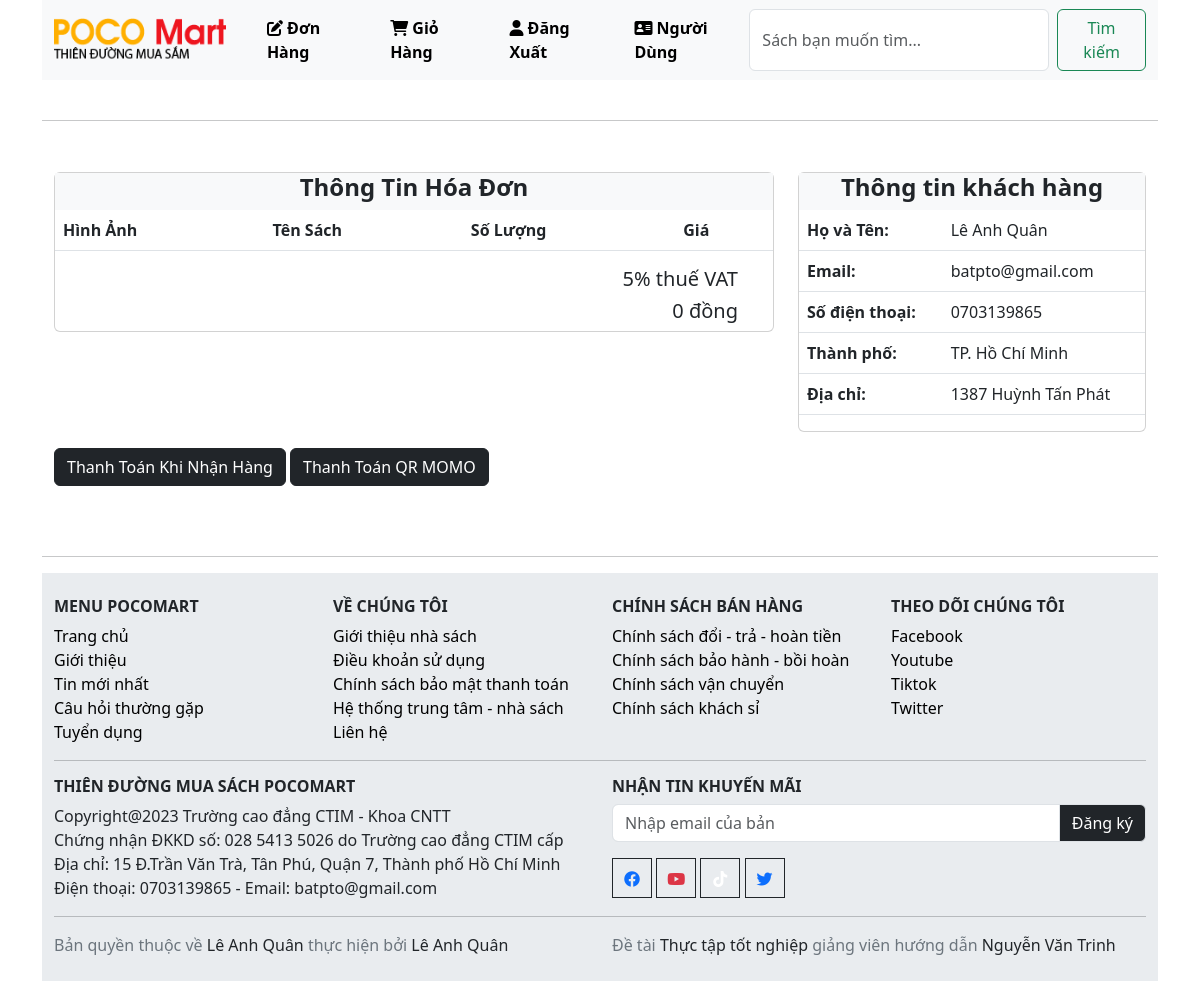
Page /payment.php (signed in) on the committed database.
### tables this page shows
CREATE TABLE `khachhang` (
  `id_khachhang` int(11) UNSIGNED NOT NULL,
  `tenkhachhang` varchar(200) NOT NULL,
  `diachi` varchar(250) NOT NULL,
  `sdt` varchar(30) NOT NULL,
  `thanhpho` varchar(200) NOT NULL,
  `quocgia` varchar(200) NOT NULL,
  `zipcode` varchar(200) NOT NULL,
  `email` varchar(200) NOT NULL,
  `password` varchar(255) NOT NULL
);

### classes/cart.php (called while the page is built, shortened)
<?php
    $filepath = realpath(dirname(__FILE__));
    include_once ($filepath.'/../lib/database.php');
?>
<?php
    class cart
    {
        private $db;
        public function __construct()
        {
            $this->db = new Database();
        }
        public function get_product_cart()
        {
            $sId = session_id();
            $query = "SELECT * FROM phieudh WHERE sId = '$sId'";
            $result = $this->db->select($query);
            return $result;
        }
    }
?>

### lib/database.php (called while the page is built, shortened)
<?php
Class Database{
   public $host   = DB_HOST;
   public $user   = DB_USER;
   public $pass   = DB_PASS;
   public $dbname = DB_NAME;
   public $link;
private function connectDB(){
   $this->link = new mysqli($this->host, $this->user, $this->pass,
    $this->dbname);
 }
public function select($query){
  $result = $this->link->query($query) or
   die($this->link->error.__LINE__);
  if($result->num_rows > 0){
    return $result;
  } else {
    return false;
  }
 }
}

### classes/customer.php (called while the page is built, shortened)
<?php
    $filepath = realpath(dirname(__FILE__));
    include_once ($filepath.'/../lib/database.php');
?>
<?php
    class customer
    {
        private $db;
        public function __construct()
        {
            $this->db = new Database();
        }
        public function show_customers($id)
        {
            $query ="SELECT * FROM khachhang WHERE id_khachhang='$id'";
            $result = $this->db->select($query);
            return $result;
        }
    }
?>

### lib/session.php (called while the page is built, shortened)
<?php
class Session{
 public static function get($key){
    if (isset($_SESSION[$key])) {
     return $_SESSION[$key];
    } else {
     return false;
    }
 }
}
?>

### payment.php (the view, shortened to what this page needs)
<?php
include 'inc/header.php';
?>
<hr style="margin-top: 40px;">
<form action="" method="">
<div class="container">
  <div class="row">
    <div class="col-md-8">
      <div class="card mb-3" style="max-width: 800px; margin-top: 35px">
      <div class="box-title_title bg-light text-center" >
   				<h4><img src="" style="height:10px;"><strong>Thông Tin Hóa Đơn</strong></h4>
   		</div>
            <table class="table">
                <thead>
                    <tr>
                     <th scope="col">Hình Ảnh</th>
                     <th scope="col">Tên Sách</th>
                     <th scope="col">Số Lượng</th>
                     <th scope="col">Giá</th>
                    </tr>
                </thead>
                <?php
		            $get_product_cart = $ct -> get_product_cart();
	             ?>
            </table>
            <h5 class="text-end" style="margin-right: 35px">5% thuế VAT</h5>
            <h5 class="text-end" style="margin-right: 35px">
                <?php
                    if($get_product_cart){
                        echo 'Tổng tiền: '.number_format(($gtotal),0,',','.').' đ';
                     }else{
                        echo '0 đồng';
                     }
                ?>
            </h5>
      </div>
    </div>
    <div class="col-md-4">
      <div class="card mb-3" style="max-width: 600px; margin-top: 35px">
      <div class="box-title_title bg-light text-center" >
   				<h4><img src="" style="height:10px;"><strong>Thông tin khách hàng</strong></h4>
   		</div>
            <table class="table">
            <?php
                    $id = Session::get('customer_id');
                    $get_customers = $cs -> show_customers($id);
                    if($get_customers){
                        while($result = $get_customers->fetch_assoc()){
                    ?>
                <tr>
					<th>Họ và Tên: </th>
					<td><?php echo $result['tenkhachhang']?></td>
				</tr>
                <tr>
					<th>Email: </th>
					<td><?php echo $result['email']?></td>
				</tr>
				<tr>
					<th>Số điện thoại: </th>
					<td><?php echo $result['sdt']?></td>
				</tr>
                <tr>
					<th>Thành phố: </th>
					<td><?php echo $result['thanhpho']?></td>
				</tr>
				<tr>
					<th>Địa chỉ: </th>
					<td><?php echo $result['diachi']?></td>
                </tr>
                <?php
                        }
                    }
                    ?>
            </table>
      </div>
    </div>
  </div>
  <?php
  if ($get_customers==false){
    echo '<div><a href="login.php"><button type="button" class="btn btn-dark" id="liveToastBtn">Hãy đăng nhập và đăng ký tài khoản để mua hàng</button></a></div>';
  }else{
  echo '<div>
  <a href="?orderId=order"><button type="button" class="btn btn-dark" id="liveToastBtn">Thanh Toán Khi Nhận Hàng</button></a>
  <form action="congthanhtoan.php" method="POST">
    <input type="hidden" name="total_congthanhtoan" value="<?php echo $gtotal?>">
    <button class="btn btn-dark" name="redirect" id="redirect">Thanh Toán QR MOMO</button>
  </form>
  </div>'
  ;}
  ?>
</div>
</form>
<hr style="margin-top: 70px;">
<?php
include 'inc/footer.php';
?>

### rows in the picture
khachhang: tenkhachhang "Lê Anh Quân", email "batpto@gmail.com", sdt "0703139865", thanhpho "TP. Hồ Chí Minh", diachi "1387 Huỳnh Tấn Phát"
